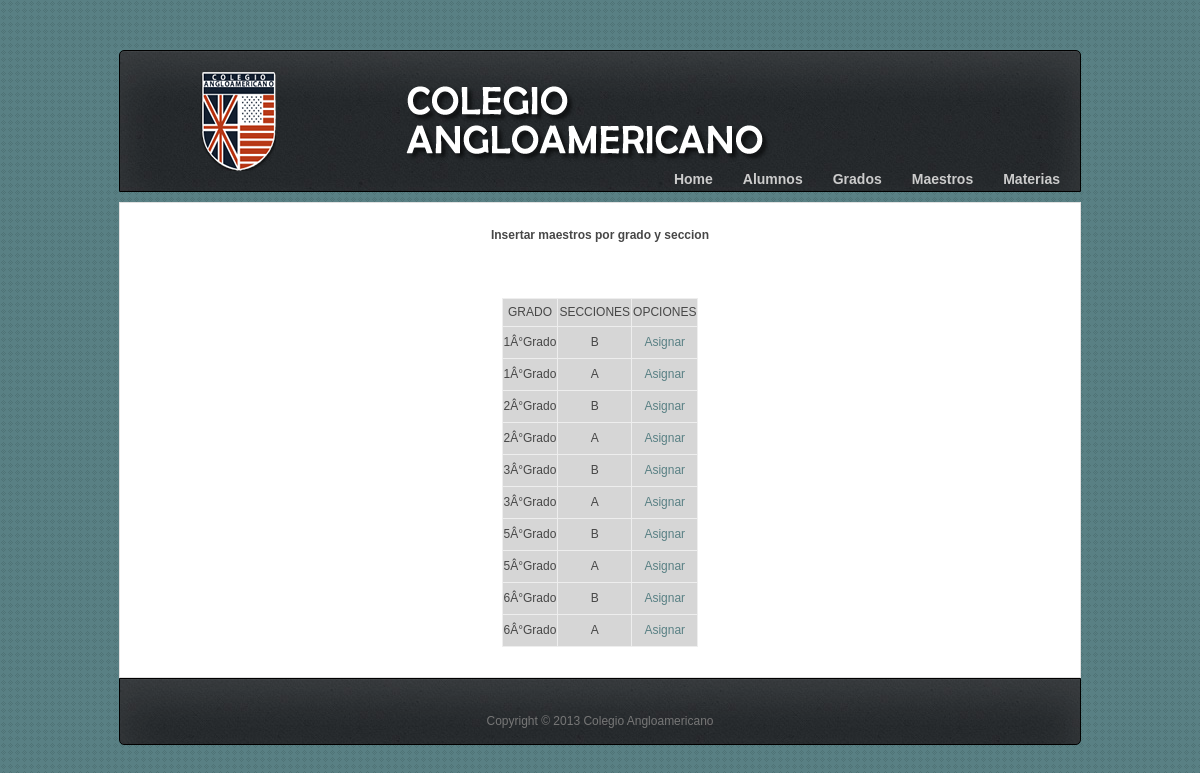
Screenshot of /admin/insertar_maestrosxseccion.php with the database file from the repository.
### tables this page shows
CREATE TABLE IF NOT EXISTS `grados` (
  `ID_GRADO` int(11) NOT NULL AUTO_INCREMENT COMMENT 'Código de Grado',
  `GRADO` varchar(60) NOT NULL COMMENT 'Descripción del Grado.',
  PRIMARY KEY (`ID_GRADO`),
  UNIQUE KEY `IDX_GRADO` (`ID_GRADO`)
);

### admin/insertar_maestrosxseccion.php (the view, shortened to what this page needs)
<?php require_once('../Connections/cnn.php'); ?>
<?php
$maxRows_Recordset1 = 10;
$pageNum_Recordset1 = 0;
$startRow_Recordset1 = $pageNum_Recordset1 * $maxRows_Recordset1;
$query_Recordset1 = "SELECT * FROM grados_secciones";
$query_limit_Recordset1 = sprintf("%s LIMIT %d, %d", $query_Recordset1, $startRow_Recordset1, $maxRows_Recordset1);
$Recordset1 = mysql_query($query_limit_Recordset1, $cnn) or die(mysql_error());
$row_Recordset1 = mysql_fetch_assoc($Recordset1);
?>
<!DOCTYPE html>
<html lang="en">
<head>
	<link rel="stylesheet" href="../css/zerogrid.css">
	<link rel="stylesheet" href="../css/style.css">
    <link rel="stylesheet" href="../css/responsive.css">
	<link rel="stylesheet" href="../css/responsiveslides.css" />
  <link rel="stylesheet" href="../css/jquery-ui.css" />
</head>
<body>
<header>
 <div id=logo> <img src="../images/logo2.png" alt="Colegio Angloamericano"> </div>
 <div id=anglo> <img src="../images/COLEGIO_ANGLO.png" alt="Colegio Angloamericano"> </div>
  <nav>
	  <ul>
		<?php include("../includes/cabezeraadmin.php"); ?>
	  </ul>
  </nav>
</header>
<section id="content">
	<div class="zerogrid block">
	<div class="row block03">
	    <h1>Insertar maestros por grado y seccion</h1>
	  </div>
	<div class="row block01">
      <table border="1" align="center">
        <tr>
          <td>GRADO</td>
          <td>SECCIONES </td>
          <td>OPCIONES</td>
        </tr>
        <?php do { ?>
          <tr>
            <td height="29"><?php echo $row_Recordset1['GRADO']; ?></td>
            <td><?php echo $row_Recordset1['STR_SECCIONES']; ?></td>
            <td><a href="maestros_secciones2.php?ID_GRADO=<?php echo $row_Recordset1['ID_GRADO']; ?>&ID_SECCIONES=<?php echo $row_Recordset1['ID_SECCIONES']; ?>">Asignar</a></td>
          </tr>
          <?php } while ($row_Recordset1 = mysql_fetch_assoc($Recordset1)); ?>
      </table>
	</div>
	</div>
</section>
<footer>
	<div class="wrapfooter">
	<p>Copyright © 2013 Colegio Angloamericano</p>
	</div>
</footer>
</body></html>

### css/zerogrid.css (style rules this page uses)
.zerogrid { position: relative; width: 960px; margin: 0 auto; padding: 0; }
.zerogrid .row { text-align: center; }
.zerogrid:after { content: "\0020"; display: block; height: 0; clear: both; visibility: hidden; }
.clearfix:before, .clearfix:after, .row:before, .row:after { content: '\0020'; display: block; overflow: hidden; visibility: hidden; width: 0; height: 0; }
.row:after, .clearfix:after { clear: both; }
.row, .clearfix { zoom: 1; }

### css/style.css (style rules this page uses)
a,abbr,acronym,address,applet,article,aside,audio,b,blockquote,big,body,center,canvas,caption,cite,code,command,datalist,dd,del,details,dfn,dl,div,dt,em,embed,fieldset,figcaption,figure,font,footer,form,h1,h2,h3,h4,h5,h6,header,hgroup,html,i,iframe,img,ins,kbd,keygen,label,legend,li,meter,nav,object,ol,output,p,pre,progress,q,s,samp,section,small,span,source,strike,strong,sub,sup,tbody,tfoot,thead,th,tr,tdvideo,tt,u,ul,var { background: transparent; border: 0 none; font-size: 100%; margin: 0; padding: 0; border: 0; outline: 0; text-align: center; padding-top: 10px; }
ol, ul { list-style:none; }
table { padding:0; border-collapse:collapse; background-color: #D6D6D6; border-top-style: none; border-right-style: none; border-bottom-style: none; border-left-style: none; border-top-color: #000; border-right-color: #000; border-bottom-color: #000; border-left-color: #000; text-align: center; }
img { vertical-align:top; }
article, aside, audio, canvas, command, datalist, details, embed, figcaption, figure, footer, header, hgroup, keygen, meter, nav, output, progress, section, source, video { display:block; }
html, body { width:100%; padding:0; margin:0; }
body { background: #598084 url(../images/pattern15.png); color: #474747; font: 12px/25px Arial, Helvetica, sans-serif; }
a { color: #598084;text-decoration: none; }
header { width:960px;height: 130px; position:relative; margin: 50px auto 0px auto;background: url(../images/bgheader.jpg);border:1px solid #000000; -webkit-border-radius: 5px 5px 5px 5px;-moz-border-radius: 5px 5px 5px 5px;-khtml-border-radius: 5px 5px 5px 5px;border-radius: 5px 5px 0 0; box-shadow: 0px 20px 40px 0px rgba(255, 255, 255, 0.1) inset, 0px 1px 1px 0px rgba(255, 255, 255, 0.05) inset; }
header #logo { position: absolute; top: 1px; left: 76px; height: 2.355cm; width: 84px; }
header nav { position: absolute; top: 99px; right: 5px; height: 37px; }
header nav ul { list-style: none;margin: 0;padding: 0; }
.zerogrid { border:1px solid #E1E1E1; }
.block { background:#ffffff; }
.block01 { padding:30px 0px; }
.block03 { padding-bottom: 20px; }
footer { width:960px; margin:0 auto 50px auto; color:#777777; ;background: url(../images/bgheader.jpg);border:1px solid #000000; -webkit-border-radius: 0 0 5px 5px;-moz-border-radius: 0 0 5px 5px;-khtml-border-radius: 0 0 5px 5px;border-radius: 0 0 5px 5px; box-shadow: 0px 20px 40px 0px rgba(255, 255, 255, 0.1) inset, 0px 1px 1px 0px rgba(255, 255, 255, 0.05) inset; }
footer .wrapfooter { padding:10px; }

### css/responsive.css (style rules this page uses)
html { -webkit-text-size-adjust: none; }
img { max-width: 100%; height: auto; width: auto\9; }

### rows the page displays
grados: GRADO "1Â°Grado", STR_SECCIONES "B", STR_SECCIONES "A"
grados: GRADO "2Â°Grado", STR_SECCIONES "B", STR_SECCIONES "A"
grados: GRADO "3Â°Grado", STR_SECCIONES "B", STR_SECCIONES "A"
grados: GRADO "5Â°Grado", STR_SECCIONES "B", STR_SECCIONES "A"
grados: GRADO "6Â°Grado", STR_SECCIONES "B", STR_SECCIONES "A"
